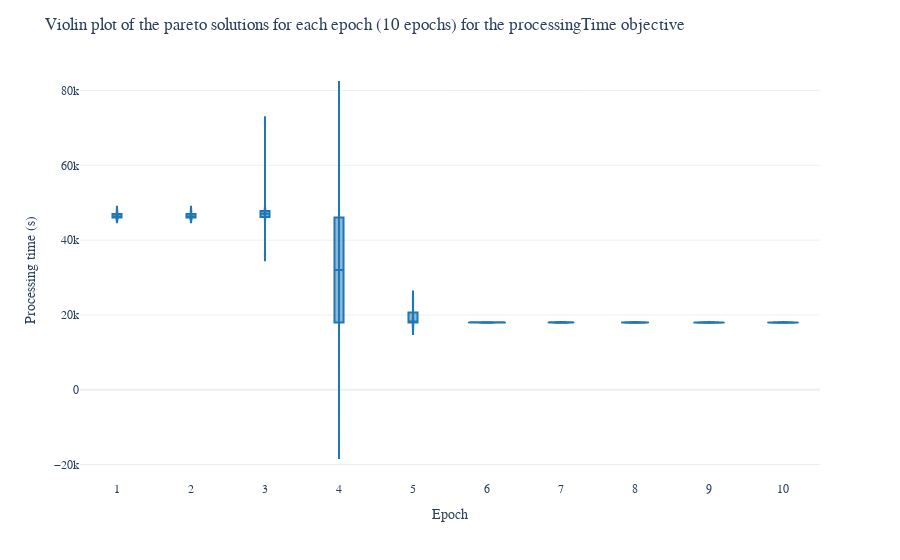
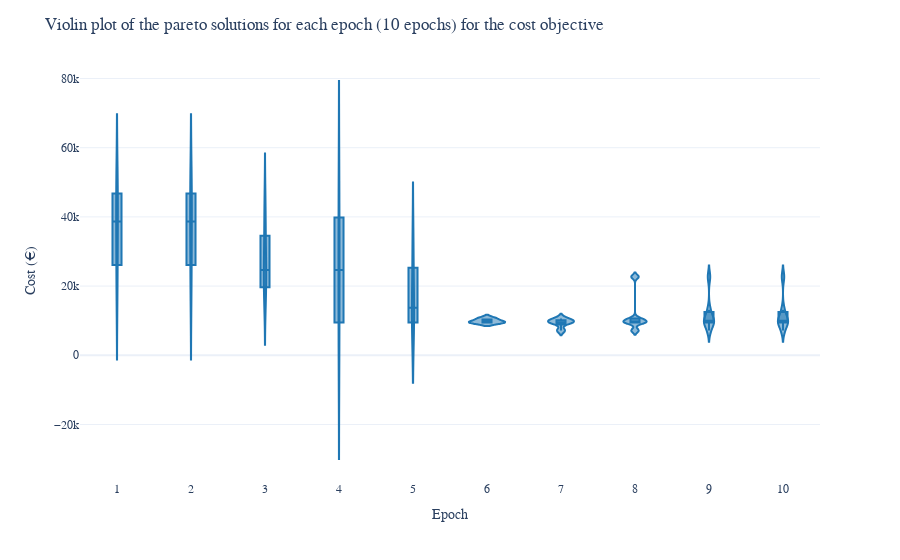
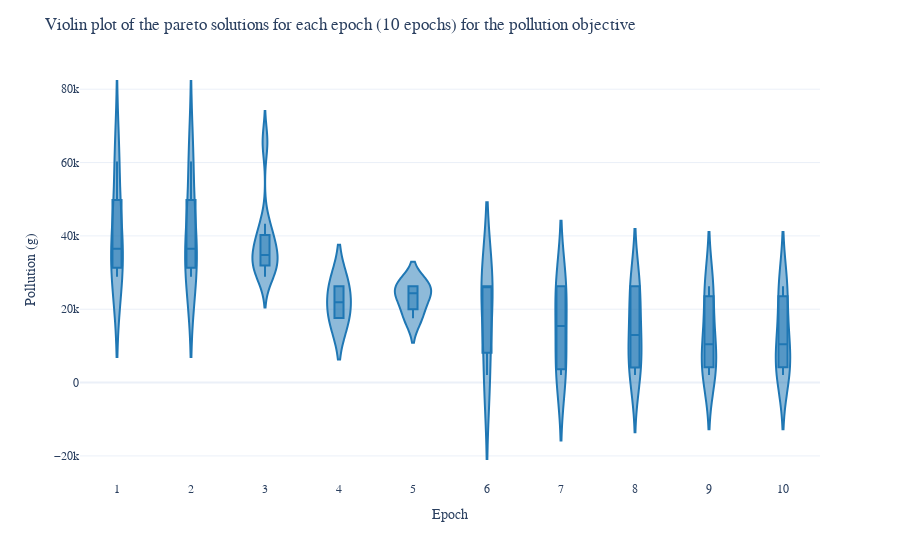
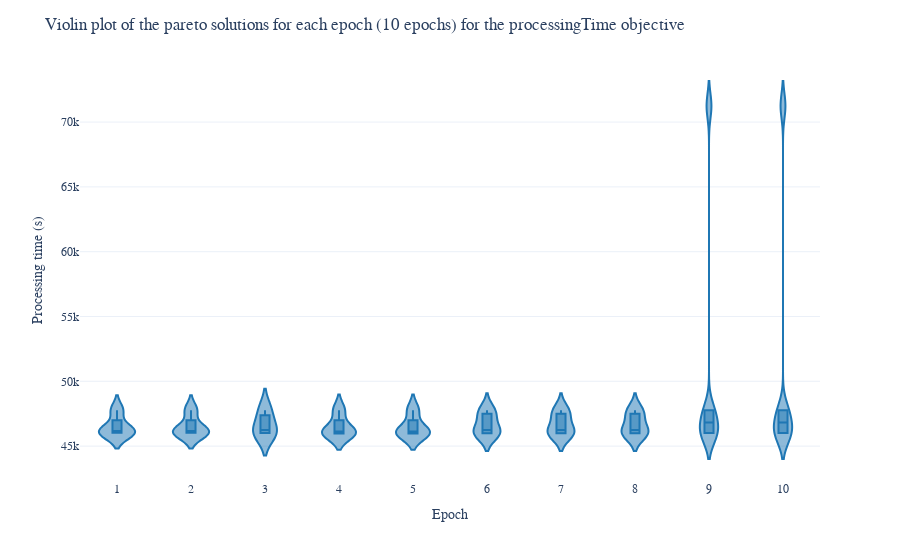

Notebook cell for these charts, in order:
### Code cell
# load pareto data from json
for file in os.listdir(PATH.parent / "paretos"):
    if file.endswith(".json"):
        # load file as dict
        print(file)
        with open(PATH.parent / "paretos" / file, "r") as f:
            data = ujson.load(f)
        for objective in optimDirections.keys():
            # unstack values
            df = (
                pd.DataFrame.from_dict(data[objective], orient="index")
                .stack()
                .reset_index()
                .rename(columns={"level_0": "Epoch", 0: "Value"})
                .drop(columns="level_1")
            )
            # generate plot
            generate_violin_plot(
                df,
                title=f"Violin plot of the pareto solutions for each epoch (10 epochs) for the {objective} objective",
                yaxis_title=optimUnits[objective],
            )

### Figure 1 — Plotly figure (JSON) as saved in the notebook; plotly's stock layout.template omitted (floating-point values rounded to 4 significant figures)
{"data": [{"alignmentgroup": "True", "box": {"visible": true}, "hovertemplate": "Epoch=%{x}<br>Value=%{y}<extra></extra>", "legendgroup": "", "marker": {"color": "#1f77b4"}, "name": "", "offsetgroup": "", "orientation": "v", "points": false, "scalegroup": "True", "showlegend": false, "type": "violin", "x": ["1", "1", "1", "1", "2", "2", "2", "2", "3", "3", "3", "3", "3", "3", "3", "3", "3", "4", "4", "5", "5", "5", "5", "6", "6", "6", "7", "7", "7", "7", "7", "8", "8", "8", "8", "8", "8", "9", "9", "9", "9", "9", "9", "9", "10", "10", "10", "10", "10", "10", "10"], "x0": " ", "xaxis": "x", "y": [46240.0, 45970.0, 46090.0, 47760.0, 46240.0, 45970.0, 47760.0, 46090.0, 46240.0, 47760.0, 46090.0, 36230.0, 47030.0, 71260.0, 47760.0, 47060.0, 47760.0, 46020.0, 18010.0, 18010.0, 23170.0, 18090.0, 18010.0, 18010.0, 18010.0, 17959, 18010.0, 18010.0, 17959, 18040.0, 17959, 18010.0, 18010.0, 17959, 18040.0, 17959, 17959, 18010.0, 18010.0, 17959, 18040.0, 17959, 17959, 17959, 18010.0, 18010.0, 17959, 18040.0, 17959, 17959, 17959], "y0": " ", "yaxis": "y"}], "layout": {"font": {"family": "Times New Roman", "size": 12}, "legend": {"tracegroupgap": 0}, "margin": {"t": 60}, "title": {"text": "Violin plot of the pareto solutions for each epoch (10 epochs) for the processingTime objective"}, "violinmode": "group", "xaxis": {"anchor": "y", "domain": [0, 1], "title": {"text": "Epoch"}}, "yaxis": {"anchor": "x", "domain": [0, 1], "title": {"text": "Processing time (s)"}}}}

### Figure 2 — Plotly figure (JSON) as saved in the notebook; plotly's stock layout.template omitted (floating-point values rounded to 4 significant figures)
{"data": [{"alignmentgroup": "True", "box": {"visible": true}, "hovertemplate": "Epoch=%{x}<br>Value=%{y}<extra></extra>", "legendgroup": "", "marker": {"color": "#1f77b4"}, "name": "", "offsetgroup": "", "orientation": "v", "points": false, "scalegroup": "True", "showlegend": false, "type": "violin", "x": ["1", "1", "1", "1", "2", "2", "2", "2", "3", "3", "3", "3", "3", "3", "3", "3", "3", "4", "4", "5", "5", "5", "5", "6", "6", "6", "7", "7", "7", "7", "7", "8", "8", "8", "8", "8", "8", "9", "9", "9", "9", "9", "9", "9", "10", "10", "10", "10", "10", "10", "10"], "x0": " ", "xaxis": "x", "y": [32450.0, 48680.0, 44830.0, 19760.0, 32450.0, 48680.0, 19760.0, 44830.0, 32450.0, 19760.0, 44830.0, 40850.0, 24660.0, 16580.0, 23250.0, 31360.0, 19470.0, 39790.0, 9506.0, 9506.0, 18030.0, 32520.0, 9506.0, 9506.0, 9506.0, 10630.0, 9506.0, 9506.0, 10630.0, 7159.0, 9970.0, 9506.0, 9506.0, 10630.0, 7159.0, 22690.0, 9970.0, 9506.0, 9506.0, 10630.0, 7159.0, 22690.0, 9970.0, 13170.0, 9506.0, 9506.0, 10630.0, 7159.0, 22690.0, 13170.0, 9970.0], "y0": " ", "yaxis": "y"}], "layout": {"font": {"family": "Times New Roman", "size": 12}, "legend": {"tracegroupgap": 0}, "margin": {"t": 60}, "title": {"text": "Violin plot of the pareto solutions for each epoch (10 epochs) for the cost objective"}, "violinmode": "group", "xaxis": {"anchor": "y", "domain": [0, 1], "title": {"text": "Epoch"}}, "yaxis": {"anchor": "x", "domain": [0, 1], "title": {"text": "Cost (€)"}}}}

### Figure 3 — Plotly figure (JSON) as saved in the notebook; plotly's stock layout.template omitted (floating-point values rounded to 4 significant figures)
{"data": [{"alignmentgroup": "True", "box": {"visible": true}, "hovertemplate": "Epoch=%{x}<br>Value=%{y}<extra></extra>", "legendgroup": "", "marker": {"color": "#1f77b4"}, "name": "", "offsetgroup": "", "orientation": "v", "points": false, "scalegroup": "True", "showlegend": false, "type": "violin", "x": ["1", "1", "1", "1", "2", "2", "2", "2", "3", "3", "3", "3", "3", "3", "3", "3", "3", "4", "4", "5", "5", "5", "5", "6", "6", "6", "7", "7", "7", "7", "7", "8", "8", "8", "8", "8", "8", "9", "9", "9", "9", "9", "9", "9", "10", "10", "10", "10", "10", "10", "10"], "x0": " ", "xaxis": "x", "y": [28880.0, 60310.0, 39210.0, 33790.0, 28880.0, 60310.0, 33790.0, 39210.0, 28880.0, 33790.0, 39210.0, 43280.0, 65620.0, 32300.0, 38170.0, 30720.0, 34780.0, 17590.0, 26280.0, 26280.0, 22430.0, 17530.0, 26280.0, 26280.0, 26280.0, 2057.0, 26280.0, 26280.0, 2057.0, 15400.0, 4139.0, 26280.0, 26280.0, 2057.0, 15400.0, 10480.0, 4139.0, 26280.0, 26280.0, 2057.0, 15400.0, 10480.0, 4139.0, 4257.0, 26280.0, 26280.0, 2057.0, 15400.0, 10480.0, 4257.0, 4139.0], "y0": " ", "yaxis": "y"}], "layout": {"font": {"family": "Times New Roman", "size": 12}, "legend": {"tracegroupgap": 0}, "margin": {"t": 60}, "title": {"text": "Violin plot of the pareto solutions for each epoch (10 epochs) for the pollution objective"}, "violinmode": "group", "xaxis": {"anchor": "y", "domain": [0, 1], "title": {"text": "Epoch"}}, "yaxis": {"anchor": "x", "domain": [0, 1], "title": {"text": "Pollution (g)"}}}}

### Figure 4 — Plotly figure (JSON) as saved in the notebook; plotly's stock layout.template omitted (floating-point values rounded to 4 significant figures)
{"data": [{"alignmentgroup": "True", "box": {"visible": true}, "hovertemplate": "Epoch=%{x}<br>Value=%{y}<extra></extra>", "legendgroup": "", "marker": {"color": "#1f77b4"}, "name": "", "offsetgroup": "", "orientation": "v", "points": false, "scalegroup": "True", "showlegend": false, "type": "violin", "x": ["1", "1", "1", "1", "2", "2", "2", "2", "3", "3", "3", "4", "4", "4", "4", "5", "5", "5", "5", "6", "6", "6", "6", "6", "7", "7", "7", "7", "7", "8", "8", "8", "8", "8", "9", "9", "9", "9", "9", "9", "10", "10", "10", "10", "10", "10"], "x0": " ", "xaxis": "x", "y": [46240.0, 45970.0, 46090.0, 47760.0, 46240.0, 45970.0, 47760.0, 46090.0, 46240.0, 47760.0, 45940.0, 46240.0, 47760.0, 45940.0, 46010.0, 46240.0, 47760.0, 45940.0, 46010.0, 46240.0, 47760.0, 45940.0, 46010.0, 47400.0, 46240.0, 47760.0, 45940.0, 46010.0, 47400.0, 46240.0, 47760.0, 45940.0, 46010.0, 47400.0, 46240.0, 47760.0, 45940.0, 46010.0, 47400.0, 71239, 46240.0, 47760.0, 45940.0, 46010.0, 47400.0, 71239], "y0": " ", "yaxis": "y"}], "layout": {"font": {"family": "Times New Roman", "size": 12}, "legend": {"tracegroupgap": 0}, "margin": {"t": 60}, "title": {"text": "Violin plot of the pareto solutions for each epoch (10 epochs) for the processingTime objective"}, "violinmode": "group", "xaxis": {"anchor": "y", "domain": [0, 1], "title": {"text": "Epoch"}}, "yaxis": {"anchor": "x", "domain": [0, 1], "title": {"text": "Processing time (s)"}}}}
